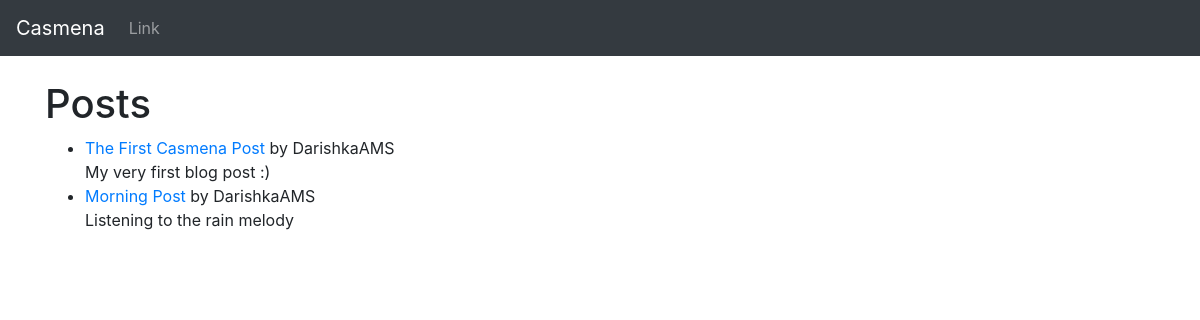
The page / on the database its author committed.
### mysic_blog/models.py (models this page shows, shortened)
class Post(models.Model):
    title = models.CharField(max_length=255)
    title_tag = models.CharField(max_length=255, default='Casmena')
    author = models.ForeignKey(User, on_delete=models.CASCADE)
    body = models.TextField()

### mysic_blog/views.py (the view)
# urls.py: path('', HomeView.as_view(), name='home'),
class HomeView(ListView):
    model = Post
    template_name = 'home.html'

### templates/home.html
{% extends 'base.html' %}
{% block content %}
<h1>Posts</h1>
<ul>
{% for post in object_list %}
    <li> <a href="{% url 'article_detail' post.pk %}"> {{ post.title }} </a>
        by {{ post.author}} <br/>
        {{ post.body}} </li>
{% endfor %}
</ul>
{% endblock %}

### rows shown on the page
Post: title "The First Casmena Post", author "DarishkaAMS", body "My very first blog post :)"
Post: title "Morning Post", author "DarishkaAMS", body "Listening to the rain melody"
